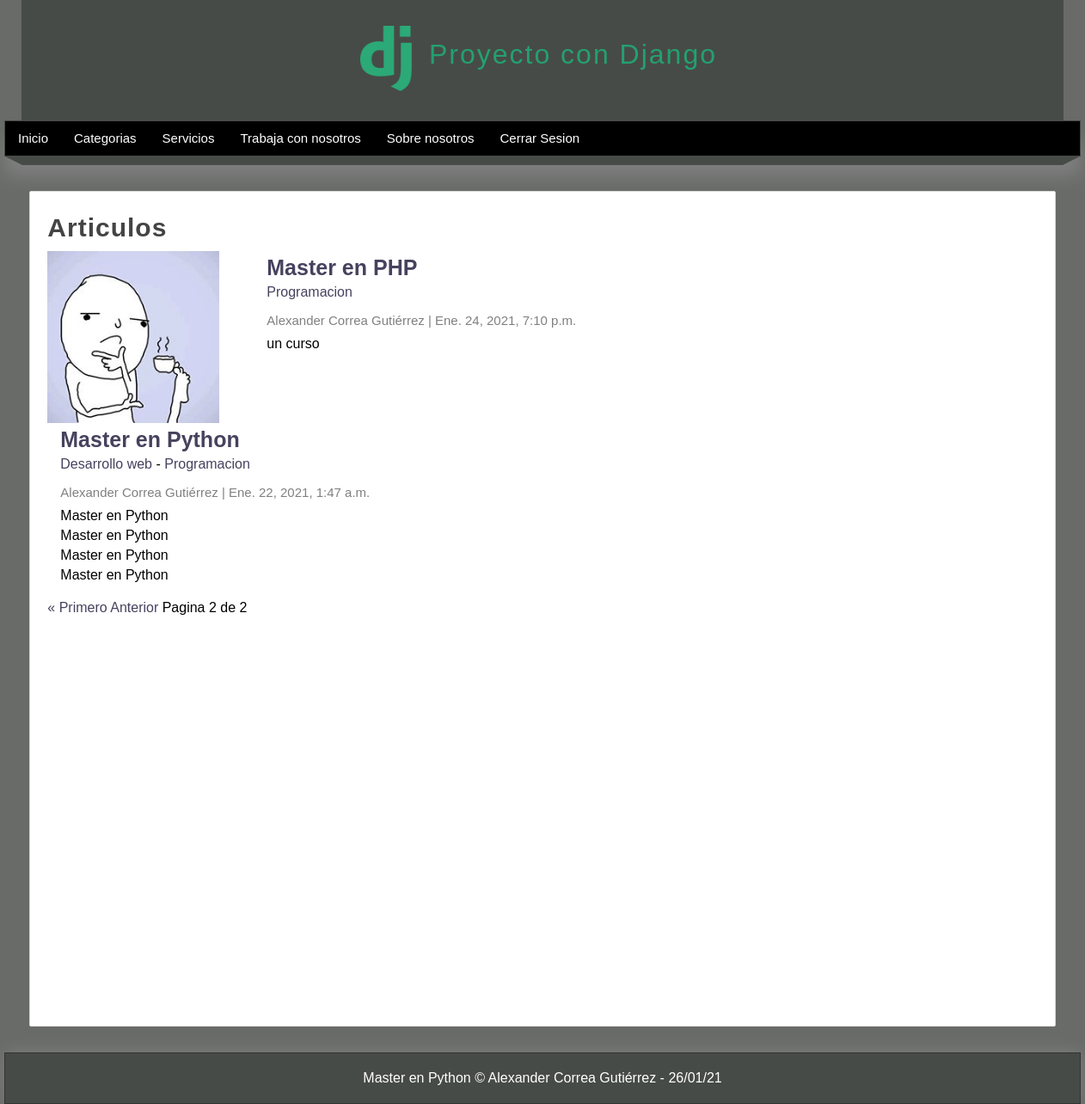
/articulos/?page=2 (signed in), run on the app's committed database.
### pages/models.py (models this page shows, shortened)
class Page(models.Model):
    title = models.CharField(max_length=50, verbose_name= "titulo")
    content = RichTextField(verbose_name="contenido")
    slug = models.CharField(unique=True, max_length=150, verbose_name="URL amigable")
    order = models.IntegerField(default=0, verbose_name="Orden")
    visible = models.BooleanField(verbose_name="¿Visible?")
    created_at = models.DateTimeField(auto_now_add=True, verbose_name="Creado el")
    updated_at = models.DateTimeField(auto_now_add=True, verbose_name="Actualizado el")
    class Meta:
        verbose_name = "Página"
        verbose_name_plural = "Páginas"

### blog/models.py (models this page shows, shortened)
class Article(models.Model):
    title = models.CharField(max_length=150, verbose_name='Titulo')
    content = RichTextField(verbose_name='Contenido')
    image = models.ImageField(default='null', verbose_name="Imagen", upload_to="articles")
    public = models.BooleanField(verbose_name='¿Publicado')
    user = models.ForeignKey(User, editable=False, verbose_name = 'Usuario', on_delete=models.CASCADE)
    categories = models.ManyToManyField(Category, verbose_name = 'Categorias', blank=True)
    created_at = models.DateTimeField(auto_now_add=True,verbose_name= "Creado el")
    updated_at = models.DateTimeField(auto_now_add=True,verbose_name= "Actualizado el")
    class Meta:
        verbose_name = 'Articulo'
        verbose_name_plural = 'Articulos'
        ordering = ['-created_at']

class Category(models.Model):
    name = models.CharField(max_length=100, verbose_name= 'Nombre')
    description = models.CharField(max_length=255, verbose_name='Descripción')
    created_at = models.DateTimeField(auto_now_add=True,verbose_name= "Creado el")
    class Meta:
        verbose_name = 'Categoria'
        verbose_name_plural = 'Categorias'

### blog/views.py (the view)
# urls.py: path('articulos/', views.list, name="list_articles"),
@login_required(login_url="login")
def list(request):
    articles = Article.objects.all()#Saca todos los objetos
    paginator = Paginator(articles, 2)
    page = request.GET.get('page')
    page_articles = paginator.get_page(page)
    return render(request, 'articles/list.html',{
        'title': 'Articulos',
        'articles': page_articles
    })

### blog/processor.py (called while the page is built)
def get_categories(request):
    categories_in_use = Article.objects.filter(public=True).values_list('categories', flat=True)
    categories = Category.objects.filter(id__in=categories_in_use).values_list('id', 'name')
    return {
        'categories': categories,
        'id': categories_in_use
    }

### pages/context_processors.py (called while the page is built)
def get_pages(request):
    pages = Page.objects.filter(visible=True).order_by('order').values_list('id', 'title', 'slug')
    return {
        'pages': pages
    }

### blog/templates/articles/list.html (shortened to what this page needs)
{% extends 'layouts/layout.html' %}
{% block content %}
    <h1 class="title">{{title}}</h1>
    {% include 'articles/articles.html' %}
    {% include 'articles/pagination.html' %}
{% endblock content %}

### mainapp/templates/layouts/layout.html (shortened to what this page needs)
{% load static %}
<!DOCTYPE html>
<html lang="es">
<head>
    {% load static %}
    <link rel="stylesheet" type="text/css" href="{% static 'css/styles.css' %}" />
</head>
<body>
    <header>
        <div id="logotipo">
            <img src="{% static 'images/logo.png' %}" />
            <h1>Proyecto con Django</h1>
        </div>
    </header>
    <nav>
        <ul>
            <li>
                <a href="{% url 'index' %}">Inicio</a>
            </li>
            {% if user.email %}
                <li>
                    <a href="{% url 'list_articles' %}">Categorias</a>
                </li>
                {% for page in pages %}
                    <li>
                        <a href="{% url 'page' page.2 %}">{{page.1}}</a>
                    </li>
                {% endfor %}
                <li>
                    <a href="{% url 'logout' %}">Cerrar Sesion</a>
                </li>
            {% endif %}
        </ul>
    </nav>
    <div class="barra">
        <span class="esquina-izquierda"></span>
        <span class="relleno-barra"></span>
        <span class="esquina-derecha"></span>
    </div>
    <div id="content">
        <div class="box">
            {% block content %}{% endblock %}
        </div>
    </div>
    <footer>
        Master en Python &copy; Alexander Correa Gutiérrez - {% now "d/m/y" %}
    </footer>
</body>
</html>

### blog/templates/articles/articles.html (shortened to what this page needs)
{% for article in articles %}
        <article class="article-item">
            {% if article.image != 'null' and article.image.url|length >= 1 %}
                <div class="image">
                    <img src="{{article.image.url}}"/>
                </div>
            {% endif %}
            <div class="data">
                <h2>
                    <a href = "{% url 'article' article.id %}">
                        {{article.title}}
                    </a>
                </h2>
                <p>
                    {% for category in article.categories.all %}
                        <a href="{% url 'category' category.id %}">{{category.name}}</a>
                        {% if forloop.counter < article.categories.all|length %}
                            {{"-"}}
                        {% endif %}
                    {% endfor %}
                </p>
                <span class="date">
                    {{article.user.first_name}} {{article.user.last_name}}
                    |
                    {{article.created_at}}
                </span>
                <p>
                    {{article.content|safe}}
                </p>
            </div>
        </article>
    {% endfor %}

### mainapp/static/css/styles.css (style rules this page uses)
* { margin: 0px; padding: 0px; font-family: sans-serif, Arial, Helvetica; text-decoration: none; }
.box p, .box h2, .box h3, .box ul { margin-top: 5px; margin-bottom: 5px; }
body { background-color: rgb(104, 107, 104); }
header { width: 1212px; height: 140px; background-color: rgb(71, 75, 71); margin: 0 auto; }
#logotipo { width: 35%; height: 130px; margin: 0 auto; padding-top: 10px; }
#logotipo img { display: block; width: 60px; float: left; margin-top:20px; }
#logotipo h1 { display: block; float: left; margin-top: 35px; margin-left: 20px; letter-spacing: 2px; font-weight: 100; color: rgb(36, 160, 113); }
nav { width: 1250px; height: 40px; margin: 0 auto; background-color:rgb(0, 0, 0); border: 1px solid rgb(71, 75, 71); box-shadow: 0px 22px 22px grey; font-size: 15px; }
nav > ul { list-style-type: none; text-decoration: none; }
nav > ul > li { line-height: 40px; float: left; }
nav > ul > li > a { display: block; padding-left: 15px; padding-right: 15px; color: white; }
.barra { width: 1250px; margin: 0 auto; }
.esquina-izquierda { display: block; border-left: 20px solid transparent; border-top: 10px solid rgb(71, 75, 71); float: left; }
.esquina-derecha { display: block; border-right: 20px solid transparent; border-top: 10px solid rgb(71, 75, 71); float: right; }
.relleno-barra { display: block; width: 1210px; height: 10px; background: rgb(71, 75, 71); float: left; }
#content { width: 1212px; min-height: 930px; margin: 0 auto; margin-bottom: 30px; margin-top: 40px; }
.box { background: white; width: 95%; min-height: 930px; padding: 20px; border: 1px solid rgb(216, 213, 213); border-radius: 2px; margin: 0 auto; }
.box .image { width: 45%; float: left; margin-right: 40px; }
.box .image img { width: 100%; }
.box a { transition: all 300ms; color: rgb(70, 66, 94); }
.title { color: #444; letter-spacing: 1px; font-size: 30px; margin-bottom: 10px; margin-top: 5px; }
.date { display: block; margin-top: 15px; margin-bottom: 15px; color: gray; }
.article-item .image { width: 200px; height: 200px; float: left; overflow: hidden; }
.article-item .image img { height: 200px; }
.article-item .data { float:left; padding: 15px; padding-top: 0px; }
.article-item h2 { display: block; font-size: 25px; color: #333; margin-bottom: 5px; }
.article-item span.date { display: block; font-size: 15px; color: grey; margin-bottom: 10px; }
footer { width: 1250px; background-color: rgb(71, 75, 71); border: 1px solid #333; color: white; text-align: center; margin: 0 auto; padding-top: 20px; padding-bottom: 20px; box-shadow: 0px 0px 20px grey; }

### data on the page
Page: title "Servicios"
Page: title "Trabaja con nosotros"
Page: title "Sobre nosotros"
Article: image (picture), title "Master en PHP", user.first_name "Alexander", user.last_name "Correa Gutiérrez", created_at "Ene. 24, 2021, 7:10 p.m.", content "un curso"
Category: name "Programacion"
Article: title "Master en Python", user.first_name "Alexander", user.last_name "Correa Gutiérrez", created_at "Ene. 22, 2021, 1:47 a.m.", content "Master en Python Master en Python Master en Python Master en Python"
Category: name "Desarrollo web", value "-"

### other printed values
{{ title }} "Articulos"
{{ articles.number }} "2"
{{ articles.paginator.num_pages }} "2"
